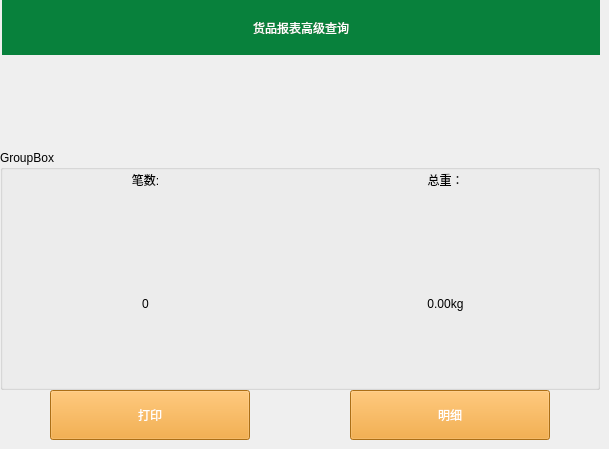
   <widget class="QWidget" name="page_14">
    <widget class="QLabel" name="label_43">
     <property name="geometry">
      <rect>
       <x>2</x>
       <y>0</y>
       <width>598</width>
       <height>55</height>
      </rect>
     </property>
     <property name="styleSheet">
      <string notr="true">font: 20pt &quot;Sans Serif&quot;;
color: rgb(255, 255, 255);
background-color: rgb(8, 129, 60);</string>
     </property>
     <property name="text">
      <string>货品报表高级查询</string>
     </property>
     <property name="alignment">
      <set>Qt::AlignCenter</set>
     </property>
    </widget>
    <widget class="QToolButton" name="toolButton_17">
     <property name="geometry">
      <rect>
       <x>350</x>
       <y>390</y>
       <width>200</width>
       <height>50</height>
      </rect>
     </property>
     <property name="styleSheet">
      <string notr="true">background-color: rgb(241, 156, 31);
color: rgb(255, 255, 255);
font: 16pt &quot;Sans Serif&quot;;</string>
     </property>
     <property name="text">
      <string>明细</string>
     </property>
    </widget>
    <widget class="QGroupBox" name="groupBox_9">
     <property name="geometry">
      <rect>
       <x>0</x>
       <y>150</y>
       <width>600</width>
       <height>240</height>
      </rect>
     </property>
     <property name="title">
      <string>GroupBox</string>
     </property>
     <widget class="QWidget" name="verticalLayoutWidget_7">
      <property name="geometry">
       <rect>
        <x>0</x>
        <y>0</y>
        <width>291</width>
        <height>241</height>
       </rect>
      </property>
      <layout class="QVBoxLayout" name="verticalLayout_7">
       <item>
        <widget class="QLabel" name="label_44">
         <property name="maximumSize">
          <size>
           <width>16777215</width>
           <height>60</height>
          </size>
         </property>
         <property name="styleSheet">
          <string notr="true">font: 75 28pt &quot;Ubuntu&quot;;
color: rgb(0, 0, 0);</string>
         </property>
         <property name="text">
          <string>笔数:</string>
         </property>
         <property name="alignment">
          <set>Qt::AlignCenter</set>
         </property>
        </widget>
       </item>
       <item>
        <widget class="QLabel" name="label_45">
         <property name="styleSheet">
          <string notr="true">font: 75 28pt &quot;Ubuntu&quot;;
color: rgb(0, 0, 0);</string>
         </property>
         <property name="text">
          <string>0</string>
         </property>
         <property name="alignment">
          <set>Qt::AlignCenter</set>
         </property>
        </widget>
       </item>
      </layout>
     </widget>
     <widget class="QWidget" name="verticalLayoutWidget_8">
      <property name="geometry">
       <rect>
        <x>290</x>
        <y>0</y>
        <width>311</width>
        <height>241</height>
       </rect>
      </property>
      <layout class="QVBoxLayout" name="verticalLayout_8">
       <item>
        <widget class="QLabel" name="label_46">
         <property name="maximumSize">
          <size>
           <width>16777215</width>
           <height>60</height>
          </size>
         </property>
         <property name="styleSheet">
          <string notr="true">font: 75 28pt &quot;Ubuntu&quot;;
color: rgb(0, 0, 0);</string>
         </property>
         <property name="text">
          <string>总重：</string>
         </property>
         <property name="alignment">
          <set>Qt::AlignCenter</set>
         </property>
        </widget>
       </item>
       <item>
        <widget class="QLabel" name="label_47">
         <property name="styleSheet">
          <string notr="true">font: 75 28pt &quot;Ubuntu&quot;;
color: rgb(0, 0, 0);</string>
         </property>
         <property name="text">
          <string>0.00kg</string>
         </property>
         <property name="alignment">
          <set>Qt::AlignCenter</set>
         </property>
        </widget>
       </item>
      </layout>
     </widget>
    </widget>
    <widget class="QToolButton" name="toolButton_26">
     <property name="geometry">
      <rect>
       <x>50</x>
       <y>390</y>
       <width>200</width>
       <height>50</height>
      </rect>
     </property>
     <property name="styleSheet">
      <string notr="true">background-color: rgb(241, 156, 31);
color: rgb(255, 255, 255);
font: 16pt &quot;Sans Serif&quot;;</string>
     </property>
     <property name="text">
      <string>打印</string>
     </property>
    </widget>
   </widget>
